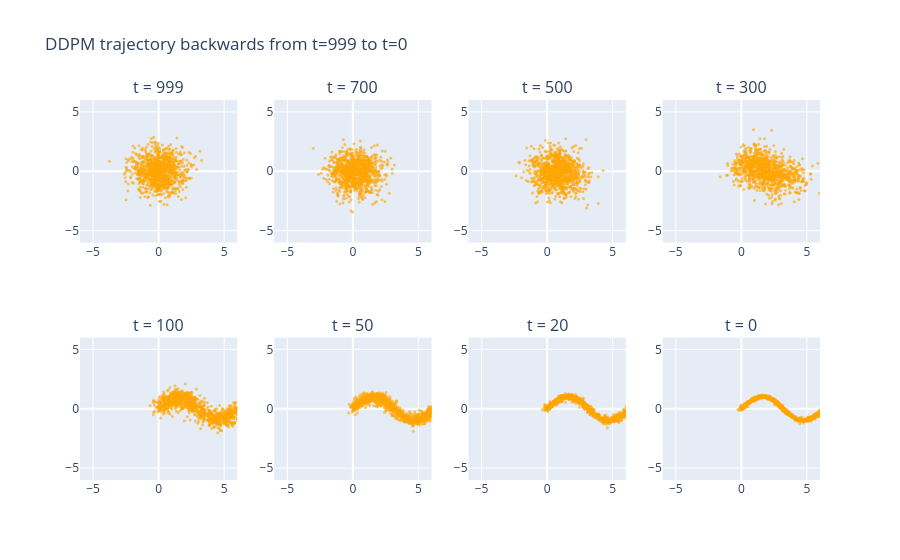

Here is the notebook cell this chart was saved with:
### Code cell
#viz
grid_timesteps = sorted(monitored_timesteps, reverse=True)
titles = [f"t = {t}" for t in grid_timesteps]
fig = make_subplots(rows=2, cols=4, subplot_titles=titles)
for idx, t in enumerate(grid_timesteps):
    row = (idx // 4) + 1
    col = (idx % 4) + 1
    points = snapshots[t]
    fig.add_trace(
        go.Scatter(
            x=points[:, 0], y=points[:, 1],
            mode='markers',
            marker=dict(size=3, color="orange", opacity=0.6),
            showlegend=False
        ),
        row=row, col=col
    )

fig.update_layout(
    title_text="DDPM trajectory backwards from t=999 to t=0"
)
fig.update_xaxes(range=[-6, 6])
fig.update_yaxes(range=[-6, 6])
fig.show()

### Figure 1 — Plotly figure (JSON) as saved in the notebook; plotly's stock layout.template omitted (floating-point values rounded to 4 significant figures; data arrays with more than 128 entries replaced by an {"elided": "..."} marker saying what was removed)
{"data": [{"marker": {"color": "orange", "opacity": 0.6, "size": 3}, "mode": "markers", "showlegend": false, "type": "scatter", "x": {"elided": "1000 float values"}, "xaxis": "x", "y": {"elided": "1000 float values"}, "yaxis": "y"}, {"marker": {"color": "orange", "opacity": 0.6, "size": 3}, "mode": "markers", "showlegend": false, "type": "scatter", "x": {"elided": "1000 float values"}, "xaxis": "x2", "y": {"elided": "1000 float values"}, "yaxis": "y2"}, {"marker": {"color": "orange", "opacity": 0.6, "size": 3}, "mode": "markers", "showlegend": false, "type": "scatter", "x": {"elided": "1000 float values"}, "xaxis": "x3", "y": {"elided": "1000 float values"}, "yaxis": "y3"}, {"marker": {"color": "orange", "opacity": 0.6, "size": 3}, "mode": "markers", "showlegend": false, "type": "scatter", "x": {"elided": "1000 float values"}, "xaxis": "x4", "y": {"elided": "1000 float values"}, "yaxis": "y4"}, {"marker": {"color": "orange", "opacity": 0.6, "size": 3}, "mode": "markers", "showlegend": false, "type": "scatter", "x": {"elided": "1000 float values"}, "xaxis": "x5", "y": {"elided": "1000 float values"}, "yaxis": "y5"}, {"marker": {"color": "orange", "opacity": 0.6, "size": 3}, "mode": "markers", "showlegend": false, "type": "scatter", "x": {"elided": "1000 float values"}, "xaxis": "x6", "y": {"elided": "1000 float values"}, "yaxis": "y6"}, {"marker": {"color": "orange", "opacity": 0.6, "size": 3}, "mode": "markers", "showlegend": false, "type": "scatter", "x": {"elided": "1000 float values"}, "xaxis": "x7", "y": {"elided": "1000 float values"}, "yaxis": "y7"}, {"marker": {"color": "orange", "opacity": 0.6, "size": 3}, "mode": "markers", "showlegend": false, "type": "scatter", "x": {"elided": "1000 float values"}, "xaxis": "x8", "y": {"elided": "1000 float values"}, "yaxis": "y8"}], "layout": {"annotations": [{"font": {"size": 16}, "showarrow": false, "text": "t = 999", "x": 0.1062, "xanchor": "center", "xref": "paper", "y": 1, "yanchor": "bottom", "yref": "paper"}, {"font": {"size": 16}, "showarrow": false, "text": "t = 700", "x": 0.3688, "xanchor": "center", "xref": "paper", "y": 1, "yanchor": "bottom", "yref": "paper"}, {"font": {"size": 16}, "showarrow": false, "text": "t = 500", "x": 0.6313, "xanchor": "center", "xref": "paper", "y": 1, "yanchor": "bottom", "yref": "paper"}, {"font": {"size": 16}, "showarrow": false, "text": "t = 300", "x": 0.8938, "xanchor": "center", "xref": "paper", "y": 1, "yanchor": "bottom", "yref": "paper"}, {"font": {"size": 16}, "showarrow": false, "text": "t = 100", "x": 0.1062, "xanchor": "center", "xref": "paper", "y": 0.375, "yanchor": "bottom", "yref": "paper"}, {"font": {"size": 16}, "showarrow": false, "text": "t = 50", "x": 0.3688, "xanchor": "center", "xref": "paper", "y": 0.375, "yanchor": "bottom", "yref": "paper"}, {"font": {"size": 16}, "showarrow": false, "text": "t = 20", "x": 0.6313, "xanchor": "center", "xref": "paper", "y": 0.375, "yanchor": "bottom", "yref": "paper"}, {"font": {"size": 16}, "showarrow": false, "text": "t = 0", "x": 0.8938, "xanchor": "center", "xref": "paper", "y": 0.375, "yanchor": "bottom", "yref": "paper"}], "title": {"text": "DDPM trajectory backwards from t=999 to t=0"}, "xaxis": {"anchor": "y", "domain": [0, 0.2125], "range": [-6, 6]}, "xaxis2": {"anchor": "y2", "domain": [0.2625, 0.475], "range": [-6, 6]}, "xaxis3": {"anchor": "y3", "domain": [0.525, 0.7375], "range": [-6, 6]}, "xaxis4": {"anchor": "y4", "domain": [0.7875, 1], "range": [-6, 6]}, "xaxis5": {"anchor": "y5", "domain": [0, 0.2125], "range": [-6, 6]}, "xaxis6": {"anchor": "y6", "domain": [0.2625, 0.475], "range": [-6, 6]}, "xaxis7": {"anchor": "y7", "domain": [0.525, 0.7375], "range": [-6, 6]}, "xaxis8": {"anchor": "y8", "domain": [0.7875, 1], "range": [-6, 6]}, "yaxis": {"anchor": "x", "domain": [0.625, 1], "range": [-6, 6]}, "yaxis2": {"anchor": "x2", "domain": [0.625, 1], "range": [-6, 6]}, "yaxis3": {"anchor": "x3", "domain": [0.625, 1], "range": [-6, 6]}, "yaxis4": {"anchor": "x4", "domain": [0.625, 1], "range": [-6, 6]}, "yaxis5": {"anchor": "x5", "domain": [0, 0.375], "range": [-6, 6]}, "yaxis6": {"anchor": "x6", "domain": [0, 0.375], "range": [-6, 6]}, "yaxis7": {"anchor": "x7", "domain": [0, 0.375], "range": [-6, 6]}, "yaxis8": {"anchor": "x8", "domain": [0, 0.375], "range": [-6, 6]}}}
